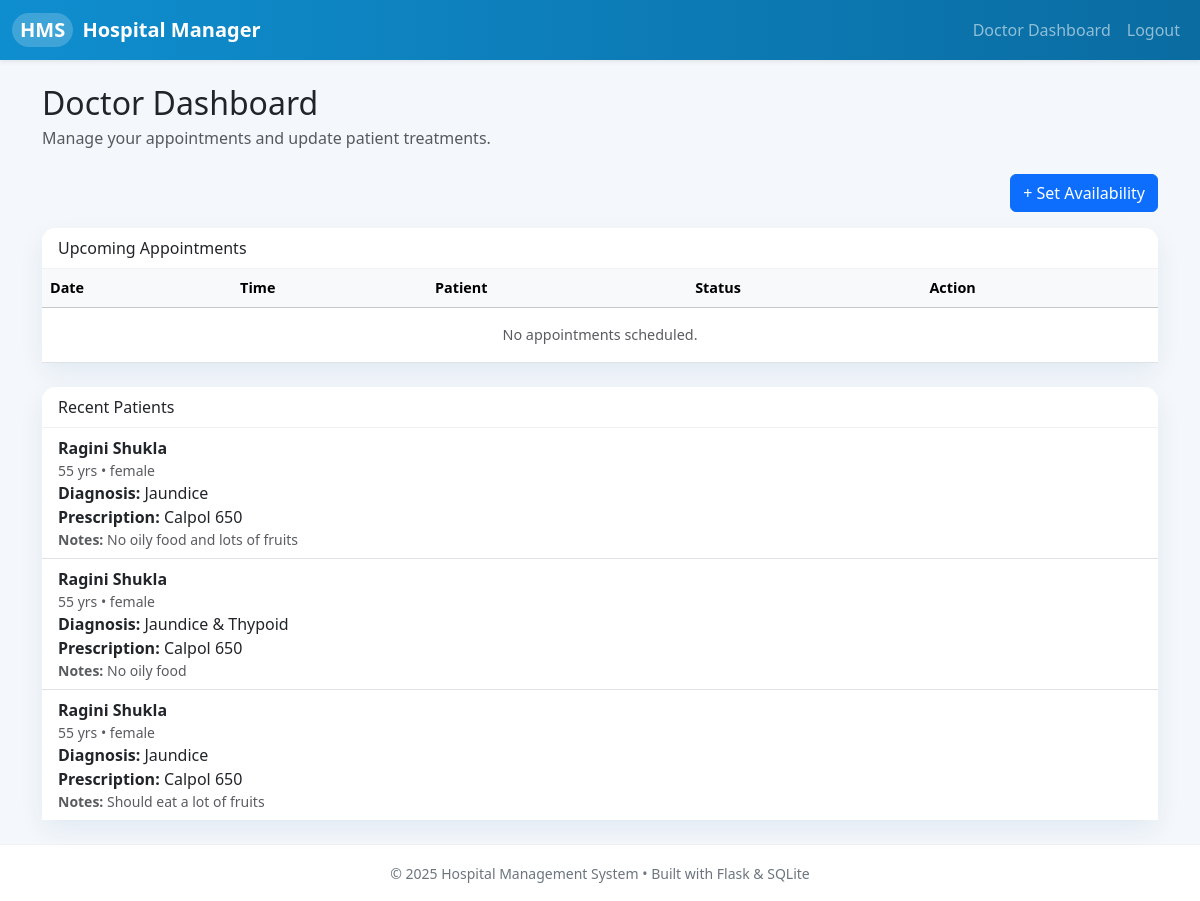
The app's page /doctor (signed in) with its own data.
### tables this page shows
CREATE TABLE treatments (
        id INTEGER PRIMARY KEY AUTOINCREMENT,
        appointment_id INTEGER NOT NULL,
        diagnosis TEXT,
        prescription TEXT,
        notes TEXT,
        FOREIGN KEY (appointment_id) REFERENCES appointments(id)
    );

CREATE TABLE users (
        id INTEGER PRIMARY KEY AUTOINCREMENT,
        name TEXT NOT NULL,
        email TEXT UNIQUE NOT NULL,
        hashed_password TEXT NOT NULL,
        role TEXT CHECK(role IN ('admin', 'doctor', 'patient')) NOT NULL
    );

CREATE TABLE patients (
        id INTEGER PRIMARY KEY AUTOINCREMENT,
        user_id INTEGER NOT NULL,
        age INTEGER,
        gender TEXT CHECK(gender IN ('male', 'female', 'other')),
        contact TEXT,
        address TEXT,
        FOREIGN KEY (user_id) REFERENCES users(id)
    );

### app.py (the view)
@app.route("/doctor") # Doctor dashboard
@login_required
def doctor():
    if current_user.role != "doctor":
        return "Access Denied", 403
    con = sqlite3.connect("hospital.db")
    cur = con.cursor()
    cur.execute("SELECT id FROM doctors WHERE user_id=?", (current_user.id,))
    row = cur.fetchone()
    if not row:
        flash("Doctor profile not found.")
        return redirect(url_for("home"))
    doctor_id = row[0]
    cur.execute("""
        SELECT appointments.id, appointments.date, appointments.time,
               users.name, appointments.status
        FROM appointments
        JOIN patients ON appointments.patient_id = patients.id
        JOIN users ON patients.user_id = users.id
        WHERE appointments.doctor_id=? AND appointments.status='Booked'
        ORDER BY date,time
    """, (doctor_id,))
    appointments = cur.fetchall()
    cur.execute("""
        SELECT users.name, patients.age, patients.gender,
               treatments.diagnosis, treatments.prescription, treatments.notes
        FROM treatments
        JOIN appointments ON treatments.appointment_id = appointments.id
        JOIN patients ON appointments.patient_id = patients.id
        JOIN users ON patients.user_id = users.id
        WHERE appointments.doctor_id=? AND appointments.status='Completed'
        ORDER BY treatments.id DESC LIMIT 10
    """, (doctor_id,))
    patient_history = cur.fetchall()
    con.close()
    return render_template("doctor_dashboard.html", appointments=appointments, patient_history=patient_history)

### app.py (called while the page is built)
@login_manager.user_loader # This is used by login manager to manage users
def load_user(user_id):
    row = get_user_by_id(user_id)
    if not row:
        return None
    return User(row[0], row[1], row[2], row[4])

### database.py (called while the page is built)
def get_user_by_id(user_id):
    con = sqlite3.connect("hospital.db")
    cursor = con.cursor()
    cursor.execute("SELECT * FROM users WHERE id = ?", (user_id,))
    user = cursor.fetchone()
    con.close()
    return user

### templates/doctor_dashboard.html (shortened to what this page needs)
{% extends "base.html" %}
{% block content %}
<div class="d-flex justify-content-between align-items-center mb-4">
    <div>
        <h2 class="mb-1">Doctor Dashboard</h2>
        <p class="text-muted mb-0">Manage your appointments and update patient treatments.</p>
    </div>
</div>
<div class="d-flex justify-content-end mb-3">
    <a href="{{ url_for('set_availability') }}" class="btn btn-primary">
        + Set Availability
    </a>
</div>
<div class="card hms-card mb-4">
    <div class="card-header">Upcoming Appointments</div>
    <div class="card-body p-0">
        <div class="table-responsive">
            <table class="table mb-0 align-middle">
                <thead class="table-light">
                <tr>
                    <th>Date</th>
                    <th>Time</th>
                    <th>Patient</th>
                    <th>Status</th>
                    <th>Action</th>
                </tr>
                </thead>
                <tbody>
                {% if appointments %}
                    {% for appt in appointments %}
                    <tr>
                        <td>{{ appt[1] }}</td>
                        <td>{{ appt[2] }}</td>
                        <td>{{ appt[3] }}</td>
                        <td>
                            <span class="badge
                                {% if appt[4]=='Booked' %} bg-primary
                                {% elif appt[4]=='Completed' %} bg-success
                                {% elif appt[4]=='Cancelled' %} bg-danger
                                {% else %} bg-secondary {% endif %}
                            ">
                                {{ appt[4] }}
                            </span>
                        </td>
                        <td>
                            <a href="{{ url_for('treat_patient', appointment_id=appt[0]) }}" class="btn btn-sm btn-success">Complete</a>
                            <a href="{{ url_for('cancel_appointment', appointment_id=appt[0]) }}" class="btn btn-sm btn-danger">Cancel</a>
                        </td>
                    </tr>
                    {% endfor %}
                {% else %}
                    <tr><td colspan="5" class="text-center text-muted py-3">No appointments scheduled.</td></tr>
                {% endif %}
                </tbody>
            </table>
        </div>
    </div>
</div>
<div class="card hms-card">
    <div class="card-header">Recent Patients</div>
    <div class="card-body p-0">
        <ul class="list-group list-group-flush">
        {% if patient_history %}
            {% for p in patient_history %}
            <li class="list-group-item">
                <div class="fw-semibold">{{ p[0] }}</div>
                <div class="text-muted small">{{ p[1] or '?' }} yrs • {{ p[2] or '?' }}</div>
                <div><b>Diagnosis:</b> {{ p[3] or 'No diagnosis added' }}</div>
                <div><b>Prescription:</b> {{ p[4] or 'Not prescribed' }}</div>
                {% if p[5] %}
                <div class="text-muted small"><b>Notes:</b> {{ p[5] }}</div>
                {% endif %}
            </li>
            {% endfor %}
        {% else %}
            <li class="list-group-item text-center text-muted py-3">No patient treatment history recorded yet.</li>
        {% endif %}
        </ul>
    </div>
</div>
{% endblock %}

### templates/base.html (shortened to what this page needs)
<!DOCTYPE html>
<html lang="en">
<head>
    <link
      href="https://cdn.jsdelivr.net/npm/bootstrap@5.3.3/dist/css/bootstrap.min.css"
      rel="stylesheet"
    >
    <link rel="stylesheet" href="{{ url_for('static', filename='css/styles.css') }}">
</head>
<body>
<nav class="navbar navbar-expand-lg navbar-dark hms-navbar shadow-sm">
    <div class="container-fluid">
        <a class="navbar-brand fw-bold" href="{{ url_for('home') }}">
            <span class="logo-pill">HMS</span> Hospital Manager
        </a>
        <div class="collapse navbar-collapse" id="navbarsExample">
            <ul class="navbar-nav ms-auto mb-2 mb-lg-0">
                {% if current_user.is_authenticated %}
                    {% if current_user.role == 'admin' %}
                        <li class="nav-item">
                            <a class="nav-link" href="{{ url_for('admin') }}">Admin Dashboard</a>
                        </li>
                    {% elif current_user.role == 'doctor' %}
                        <li class="nav-item">
                            <a class="nav-link" href="{{ url_for('doctor') }}">Doctor Dashboard</a>
                        </li>
                    {% elif current_user.role == 'patient' %}
                        <li class="nav-item">
                            <a class="nav-link" href="{{ url_for('patient') }}">Patient Dashboard</a>
                        </li>
                    {% endif %}
                    <li class="nav-item">
                        <a class="nav-link" href="{{ url_for('logout') }}">Logout</a>
                    </li>
                {% endif %}
            </ul>
        </div>
    </div>
</nav>
<main class="container py-4 hms-main-container">
    {% block content %}{% endblock %}
</main>
<footer class="hms-footer text-center py-3 mt-auto">
    <small>&copy; {{ 2025 }} Hospital Management System • Built with Flask & SQLite</small>
</footer>
</body>
</html>

### static/css/styles.css (style rules this page uses)
body { background: #f4f7fb; font-family: system-ui, -apple-system, BlinkMacSystemFont, "Segoe UI", sans-serif; }
.hms-navbar { background: linear-gradient(90deg, #0f8ecf, #0a6ca1); }
.logo-pill { display: inline-flex; align-items: center; justify-content: center; padding: 2px 8px; border-radius: 999px; background: rgba(255, 255, 255, 0.2); font-weight: 700; margin-right: 4px; }
.hms-main-container { min-height: calc(100vh - 130px); }
.hms-card { border: none; border-radius: 14px; box-shadow: 0 10px 25px rgba(15, 94, 138, 0.08); }
.hms-card .card-header { border-bottom: 1px solid rgba(0,0,0,0.05); background-color: #ffffff; border-radius: 14px 14px 0 0; }
.hms-footer { background: #ffffff; border-top: 1px solid rgba(0,0,0,0.05); color: #6c757d; }
table thead { font-size: 0.9rem; }
table tbody td { font-size: 0.9rem; }

### records on screen
treatments: name "Ragini Shukla", age "55", gender "female", diagnosis "Jaundice", prescription "Calpol 650", notes "No oily food and lots of fruits"
treatments: name "Ragini Shukla", age "55", gender "female", diagnosis "Jaundice & Thypoid", prescription "Calpol 650", notes "No oily food"
treatments: name "Ragini Shukla", age "55", gender "female", diagnosis "Jaundice", prescription "Calpol 650", notes "Should eat a lot of fruits"

### other values on screen
{{ 2025 }} "2025"
